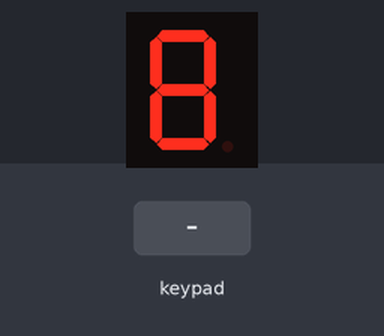
The sketch below on a simulated Arduino Uno, built with avr-gcc and run on an emulated ATmega328P. Parts: 1-digit seven-segment display. Wiring (inferred from the names in the program): 1-digit 7-segment display, segments lit when LOW: segments pin 10, A0, A1, A2, A3, A4, A5. The test bench sets the inputs (shaded band). The segment pins are drawn as the display they are named for.

Above: at 1.2 s.
1.3 s: keypad keys 1 2 pressed 0.4 s apart
At 4.3 s:
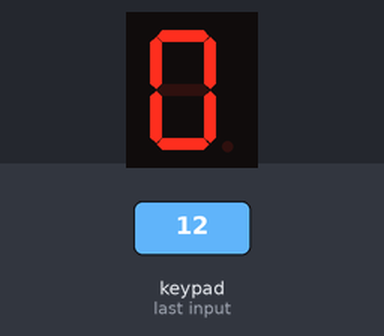
4.8 s: key '3' pressed
At 5.6 s:
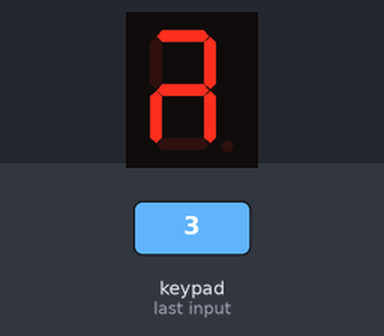
7.3 s: key 'A' pressed
At 8.0 s:
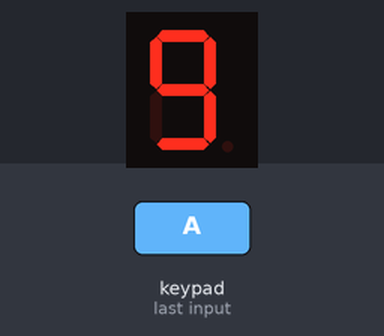
9.8 s: keypad keys 1 2 # pressed 0.4 s apart
At 12.6 s:
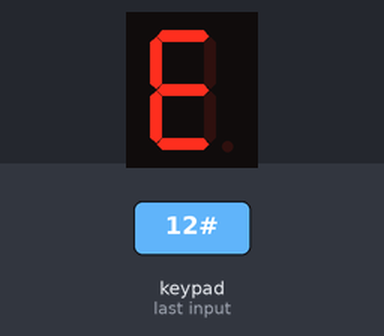
14.0 s: key '4' pressed
At 14.8 s:
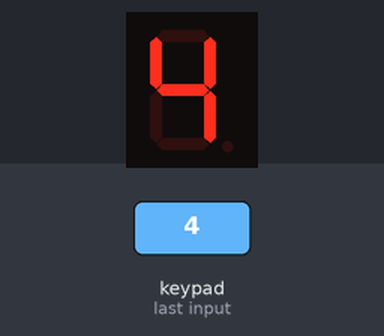
16.5 s: keypad keys 1 2 * pressed 0.4 s apart
At 19.2 s:
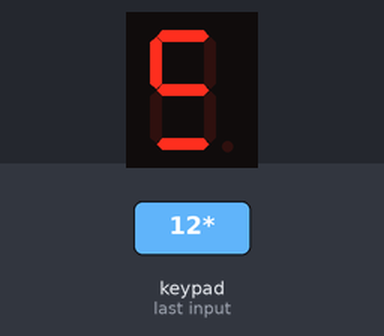
Timing chart, 0 to 20.7 s (numbered marks = the images above; inputs shaded):
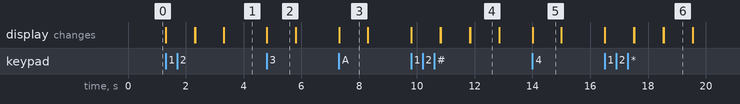

Measured:
- after the input at 1.3 s, the display: first changes at once (image 1 shows a later state)
- after the input at 4.8 s, the display: changes at once (image 2)
- after the input at 7.3 s, the display: changes at once (image 3)
- after the input at 9.8 s, the display: first changes at once (image 4 shows a later state)
- after the input at 14.0 s, the display: changes at once (image 5)
- after the input at 16.5 s, the display: first changes at once (image 6 shows a later state)
- what the display in image 2 shows lasts 1.0 s, from 4.8 s to 5.8 s

The sketch:

Teclado_matricial.ino
```cpp
/*
FUNDACION KINAL
CENTRO: EDUCATIVO TECNICO LABORAL KINAL
PERITO EN ELECTRONICA
QUINTO PERITO
SECCION: A
CURSO: TALLER DE ELECTRONICA DIGITAL Y REPARACION DE COMPUTADORAS
ALUMNOS: Guillermo Antonio Franco Longo
CARNETS: 2022357
proyecto: TECLADO MATRICIAL
*/

#include <Keypad.h>


#define filas 4
#define columnas 4
#define Fila1 9
#define Fila2 8
#define Fila3 7
#define Fila4 6
#define Columna1 5
#define Columna2 4
#define Columna3 3
#define Columna4 2


 #define A 10
 #define B A0
 #define C A1
 #define D A2
 #define E A3
 #define F A4
 #define G A5


char keys[filas][columnas] = {
  {'1','2','3','A'},
  {'4','5','6','B'},
  {'7','8','9','C'},
  {'*','0','#','D'}
};

byte pines_filas[filas] = {Fila1,Fila2,Fila3,Fila4};
byte pines_columnas[columnas] = {Columna1,Columna2,Columna3,Columna4};


Keypad FrancoKeypad = Keypad( makeKeymap(keys), pines_filas, pines_columnas, filas,columnas);

void setup() {


  pinMode(A, OUTPUT);
  pinMode(B, OUTPUT);
  pinMode(C, OUTPUT);
  pinMode(D, OUTPUT);
  pinMode(E, OUTPUT);
  pinMode(F, OUTPUT);
  pinMode(G, OUTPUT);
}
void loop(){
   char tecla = FrancoKeypad.getKey();
  switch(tecla)
  {

   break;
   case('0'):
   digitalWrite(A, LOW);
   digitalWrite(B, LOW);
   digitalWrite(C, LOW);
   digitalWrite(D, LOW);
   digitalWrite(E, LOW);
   digitalWrite(F, LOW);
   digitalWrite(G, HIGH);
   break;
   case('1'):
   digitalWrite(A, HIGH);
   digitalWrite(B, LOW);
   digitalWrite(C, LOW);
   digitalWrite(D, HIGH);
   digitalWrite(E, HIGH);
   digitalWrite(F, HIGH);
   digitalWrite(G, HIGH);
   delay(1000);
   digitalWrite(A, LOW);
   digitalWrite(B, LOW);
   digitalWrite(C, LOW);
   digitalWrite(D, LOW);
   digitalWrite(E, LOW);
   digitalWrite(F, LOW);
   digitalWrite(G, HIGH);
   break;
   case('2'):
   digitalWrite(A, LOW);
   digitalWrite(B, LOW);
   digitalWrite(C, HIGH);
   digitalWrite(D, LOW);
   digitalWrite(E, LOW);
   digitalWrite(F, HIGH);
   digitalWrite(G, LOW);
   delay(1000);
   digitalWrite(A, LOW);
   digitalWrite(B, LOW);
   digitalWrite(C, LOW);
   digitalWrite(D, LOW);
   digitalWrite(E, LOW);
   digitalWrite(F, LOW);
   digitalWrite(G, HIGH);
   break;
   case('3'):
   digitalWrite(A, LOW);
   digitalWrite(B, LOW);
   digitalWrite(C, LOW);
   digitalWrite(D, HIGH);
   digitalWrite(E, LOW);
   digitalWrite(F, HIGH);
   digitalWrite(G, LOW);
   delay(1000);
   digitalWrite(A, LOW);
   digitalWrite(B, LOW);
   digitalWrite(C, LOW);
   digitalWrite(D, LOW);
   digitalWrite(E, LOW);
   digitalWrite(F, LOW);
   digitalWrite(G, HIGH);
   break;
   case('4'):
   digitalWrite(A, HIGH);
   digitalWrite(B, LOW);
   digitalWrite(C, LOW);
   digitalWrite(D, HIGH);
   digitalWrite(E, HIGH);
   digitalWrite(F, LOW);
   digitalWrite(G, LOW);
   delay(1000);
   digitalWrite(A, LOW);
   digitalWrite(B, LOW);
   digitalWrite(C, LOW);
   digitalWrite(D, LOW);
   digitalWrite(E, LOW);
   digitalWrite(F, LOW);
   digitalWrite(G, HIGH);
   break;
   case('5'):
   digitalWrite(A, LOW);
   digitalWrite(B, HIGH);
   digitalWrite(C, LOW);
   digitalWrite(D, HIGH);
   digitalWrite(E, LOW);
   digitalWrite(F, LOW);
   digitalWrite(G, LOW);
   delay(1000);
   digitalWrite(A, LOW);
   digitalWrite(B, LOW);
   digitalWrite(C, LOW);
   digitalWrite(D, LOW);
   digitalWrite(E, LOW);
   digitalWrite(F, LOW);
   digitalWrite(G, HIGH);
   break;
   case('6'):
   digitalWrite(A, LOW);
   digitalWrite(B, HIGH);
   digitalWrite(C, LOW);
   digitalWrite(D, LOW);
   digitalWrite(E, LOW);
   digitalWrite(G, LOW);
   delay(1000);
   digitalWrite(A, LOW);
   digitalWrite(B, LOW);
   digitalWrite(C, LOW);
   digitalWrite(D, LOW);
   digitalWrite(E, LOW);
   digitalWrite(F, LOW);
   digitalWrite(G, HIGH);
   break;
   case('7'):
   digitalWrite(A, LOW);
   digitalWrite(B, LOW);
   digitalWrite(C, LOW);
   digitalWrite(D, HIGH);
   digitalWrite(E, HIGH);
   digitalWrite(F, HIGH);
   digitalWrite(G, HIGH);
   delay(1000);
   digitalWrite(A, LOW);
   digitalWrite(B, LOW);
   digitalWrite(C, LOW);
   digitalWrite(D, LOW);
   digitalWrite(E, LOW);
   digitalWrite(F, LOW);
   digitalWrite(G, HIGH);
   break;
      case('8'):
   digitalWrite(A, LOW);
   digitalWrite(B, LOW);
   digitalWrite(C, LOW);
   digitalWrite(D, LOW);
   digitalWrite(E, LOW);
   digitalWrite(F, LOW);
   digitalWrite(G, LOW);
   delay(1000);
   digitalWrite(A, LOW);
   digitalWrite(B, LOW);
   digitalWrite(C, LOW);
   digitalWrite(D, LOW);
   digitalWrite(E, LOW);
   digitalWrite(F, LOW);
   digitalWrite(G, HIGH);
   break;
     case('9'):
   digitalWrite(A, LOW);
   digitalWrite(B, LOW);
   digitalWrite(C, LOW);
   digitalWrite(D, HIGH);
   digitalWrite(E, HIGH);
   digitalWrite(F, LOW);
   digitalWrite(G, LOW);
   delay(1000);
   digitalWrite(A, LOW);
   digitalWrite(B, LOW);
   digitalWrite(C, LOW);
   digitalWrite(D, LOW);
   digitalWrite(E, LOW);
   digitalWrite(F, LOW);
   digitalWrite(G, HIGH);
   break;
     case('A'):
   digitalWrite(A, LOW);
   digitalWrite(B, LOW);
   digitalWrite(C, LOW);
   digitalWrite(D, LOW);
   digitalWrite(E, HIGH);
   digitalWrite(F, LOW);
   digitalWrite(G, LOW);
   delay(1000);
  digitalWrite(A, LOW);
   digitalWrite(B, LOW);
   digitalWrite(C, LOW);
   digitalWrite(D, LOW);
   digitalWrite(E, LOW);
   digitalWrite(F, LOW);
   digitalWrite(G, HIGH);
   break;
     case('B'):
   digitalWrite(A, HIGH);
   digitalWrite(B, HIGH);
   digitalWrite(C, LOW);
   digitalWrite(D, LOW);
   digitalWrite(E, LOW);
   digitalWrite(F, LOW);
   digitalWrite(G, LOW);
   delay(1000);
   digitalWrite(A, LOW);
   digitalWrite(B, LOW);
   digitalWrite(C, LOW);
   digitalWrite(D, LOW);
   digitalWrite(E, LOW);
   digitalWrite(F, LOW);
   digitalWrite(G, HIGH);
   break;
     case('C'):
   digitalWrite(A, LOW);
   digitalWrite(B, HIGH);
   digitalWrite(C, HIGH);
   digitalWrite(D, LOW);
   digitalWrite(E, LOW);
   digitalWrite(F, LOW);
   digitalWrite(G, HIGH);
   delay(1000);
   digitalWrite(A, LOW);
   digitalWrite(B, LOW);
   digitalWrite(C, LOW);
   digitalWrite(D, LOW);
   digitalWrite(E, LOW);
   digitalWrite(F, LOW);
   digitalWrite(G, HIGH);
   break;
     case('D'):
   digitalWrite(A, HIGH);
   digitalWrite(B, LOW);
   digitalWrite(C, LOW);
   digitalWrite(D, LOW);
   digitalWrite(E, LOW);
   digitalWrite(F, HIGH);
   digitalWrite(G, LOW);
   delay(1000);
   digitalWrite(A, LOW);
   digitalWrite(B, LOW);
   digitalWrite(C, LOW);
   digitalWrite(D, LOW);
   digitalWrite(E, LOW);
   digitalWrite(F, LOW);
   digitalWrite(G, HIGH);
   break;
     case('*'):
   digitalWrite(A, LOW);
   digitalWrite(B, HIGH);
   digitalWrite(C, HIGH);
   digitalWrite(D, LOW);
   digitalWrite(E, HIGH);
   digitalWrite(F, LOW);
   digitalWrite(G, LOW);
   delay(1000);
   digitalWrite(A, LOW);
   digitalWrite(B, LOW);
   digitalWrite(C, LOW);
   digitalWrite(D, LOW);
   digitalWrite(E, LOW);
   digitalWrite(F, LOW);
   digitalWrite(G, HIGH);
   break;
     case('#'):
   digitalWrite(A, LOW);
   digitalWrite(B, HIGH);
   digitalWrite(C, HIGH);
   digitalWrite(D, LOW);
   digitalWrite(E, LOW);
   digitalWrite(F, LOW);
   digitalWrite(G, LOW);
   delay(1000);
   digitalWrite(A, LOW);
   digitalWrite(B, LOW);
   digitalWrite(C, LOW);
   digitalWrite(D, LOW);
   digitalWrite(E, LOW);
   digitalWrite(F, LOW);
   digitalWrite(G, HIGH);
   break;
  }
}
```
